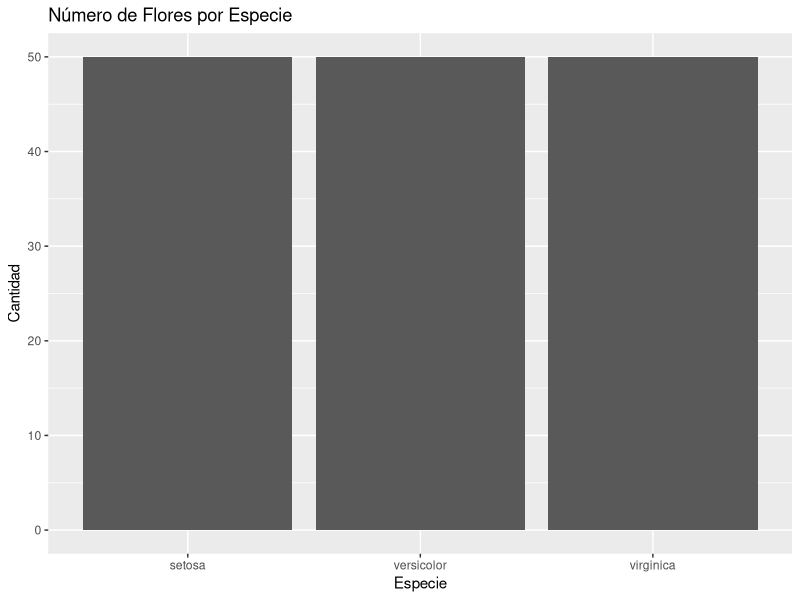
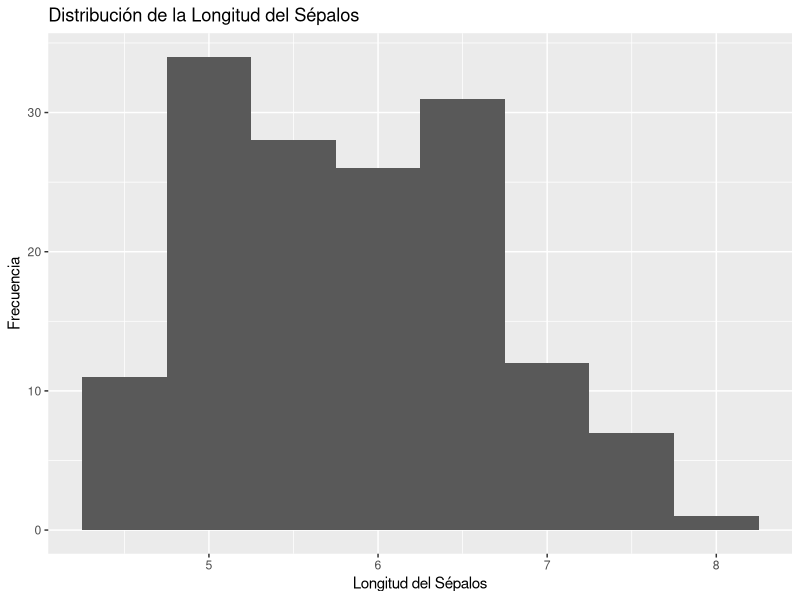
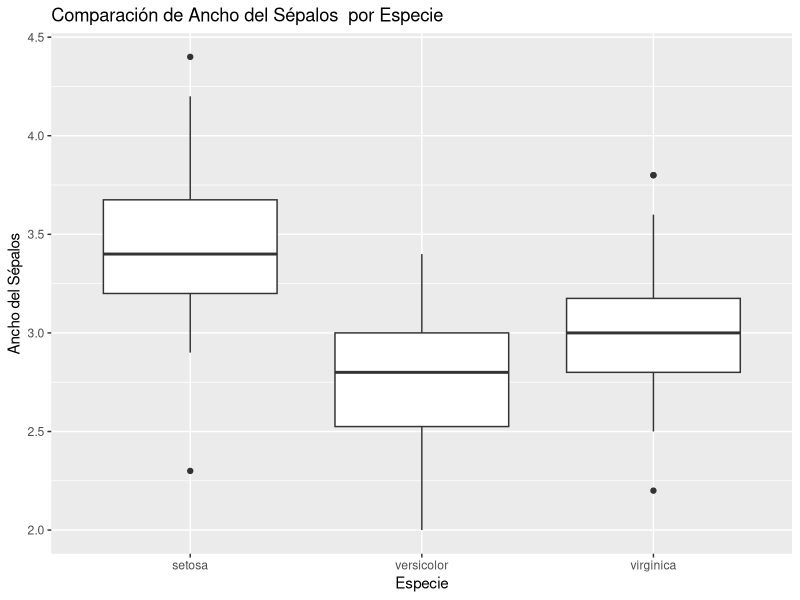
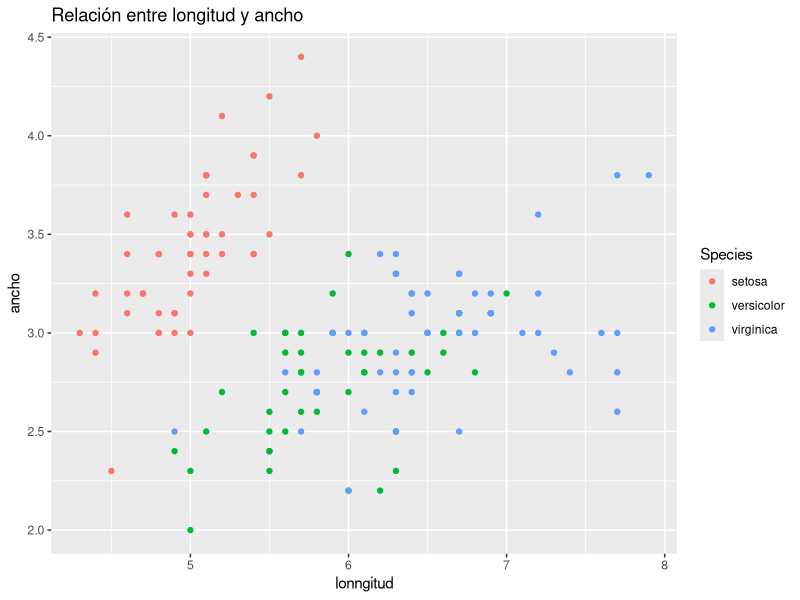

These charts were generated, in order, by the following R code:
## ---- chunk 1
library(tidyverse)
## ---- chunk 2
df_iris_subset <- iris[, c("Sepal.Length", "Sepal.Width", "Species")]

df_iris_subset
## ---- chunk 3

tabla_frecuencias <- count(df_iris_subset, Species)
tabla_frecuencias

## ---- chunk 4
tabla_frecuencias2 <- table(df_iris_subset$Species)
tabla_frecuencias2
## ---- chunk 5

df_iris_subset$Sepal.Width_cat <- cut(df_iris_subset$Sepal.Width, 3, labels = c("Bajo", "Medio", "Alto"))
tabla_contingencia <- table(df_iris_subset[, c("Species", "Sepal.Width_cat")])
tabla_contingencia

## ---- chunk 6
library(ggplot2)

ggplot(iris, aes(x = Species)) +
  geom_bar(stat = "count") +
  labs(title = "Número de Flores por Especie", x = "Especie", y = "Cantidad")

## ---- chunk 7
ggplot(iris, aes(x = Sepal.Length)) +
  geom_histogram(binwidth = 0.5) +
  labs(title = "Distribución de la Longitud del Sépalos", x = "Longitud del Sépalos", y = "Frecuencia")

## ---- chunk 8
ggplot(iris, aes(x = Species, y = Sepal.Width)) +
  geom_boxplot() +
  labs(title = "Comparación de Ancho del Sépalos  por Especie", x = "Especie", y = "Ancho del Sépalos")

## ---- chunk 9

ggplot(iris, aes(x = Sepal.Length, y = Sepal.Width, color = Species)) +
  geom_point() +
  labs(title = "Relación entre longitud y ancho", x = "lonngitud", y = "ancho")

## ---- chunk 10

